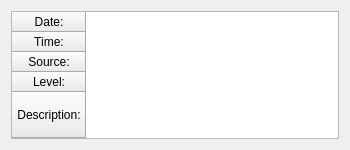
<?xml version="1.0" encoding="UTF-8"?>
<ui version="4.0">
 <class>LogDetails</class>
 <widget class="QDialog" name="LogDetails">
  <property name="geometry">
   <rect>
    <x>0</x>
    <y>0</y>
    <width>350</width>
    <height>150</height>
   </rect>
  </property>
  <property name="minimumSize">
   <size>
    <width>350</width>
    <height>150</height>
   </size>
  </property>
  <property name="maximumSize">
   <size>
    <width>65535</width>
    <height>65535</height>
   </size>
  </property>
  <property name="windowTitle">
   <string>Details</string>
  </property>
  <property name="sizeGripEnabled">
   <bool>false</bool>
  </property>
  <layout class="QGridLayout" name="layout">
   <item row="0" column="0">
    <layout class="QVBoxLayout" name="verticalLayout">
     <item>
      <widget class="QTableWidget" name="detailedTable">
       <property name="autoScroll">
        <bool>true</bool>
       </property>
       <property name="editTriggers">
        <set>QAbstractItemView::NoEditTriggers</set>
       </property>
       <property name="tabKeyNavigation">
        <bool>false</bool>
       </property>
       <property name="showDropIndicator" stdset="0">
        <bool>false</bool>
       </property>
       <property name="dragDropOverwriteMode">
        <bool>false</bool>
       </property>
       <property name="selectionMode">
        <enum>QAbstractItemView::SingleSelection</enum>
       </property>
       <property name="selectionBehavior">
        <enum>QAbstractItemView::SelectRows</enum>
       </property>
       <property name="showGrid">
        <bool>false</bool>
       </property>
       <property name="cornerButtonEnabled">
        <bool>false</bool>
       </property>
       <property name="rowCount">
        <number>5</number>
       </property>
       <attribute name="horizontalHeaderVisible">
        <bool>false</bool>
       </attribute>
       <attribute name="horizontalHeaderStretchLastSection">
        <bool>true</bool>
       </attribute>
       <attribute name="verticalHeaderDefaultSectionSize">
        <number>20</number>
       </attribute>
       <attribute name="verticalHeaderStretchLastSection">
        <bool>true</bool>
       </attribute>
       <row>
        <property name="text">
         <string>Date:</string>
        </property>
        <property name="textAlignment">
         <set>AlignHCenter|AlignVCenter|AlignCenter</set>
        </property>
       </row>
       <row>
        <property name="text">
         <string>Time:</string>
        </property>
        <property name="textAlignment">
         <set>AlignHCenter|AlignVCenter|AlignCenter</set>
        </property>
       </row>
       <row>
        <property name="text">
         <string>Source:</string>
        </property>
        <property name="textAlignment">
         <set>AlignHCenter|AlignVCenter|AlignCenter</set>
        </property>
       </row>
       <row>
        <property name="text">
         <string>Level:</string>
        </property>
        <property name="textAlignment">
         <set>AlignHCenter|AlignVCenter|AlignCenter</set>
        </property>
       </row>
       <row>
        <property name="text">
         <string>Description:</string>
        </property>
        <property name="textAlignment">
         <set>AlignHCenter|AlignVCenter|AlignCenter</set>
        </property>
       </row>
      </widget>
     </item>
    </layout>
   </item>
  </layout>
 </widget>
 <resources/>
 <connections/>
</ui>
